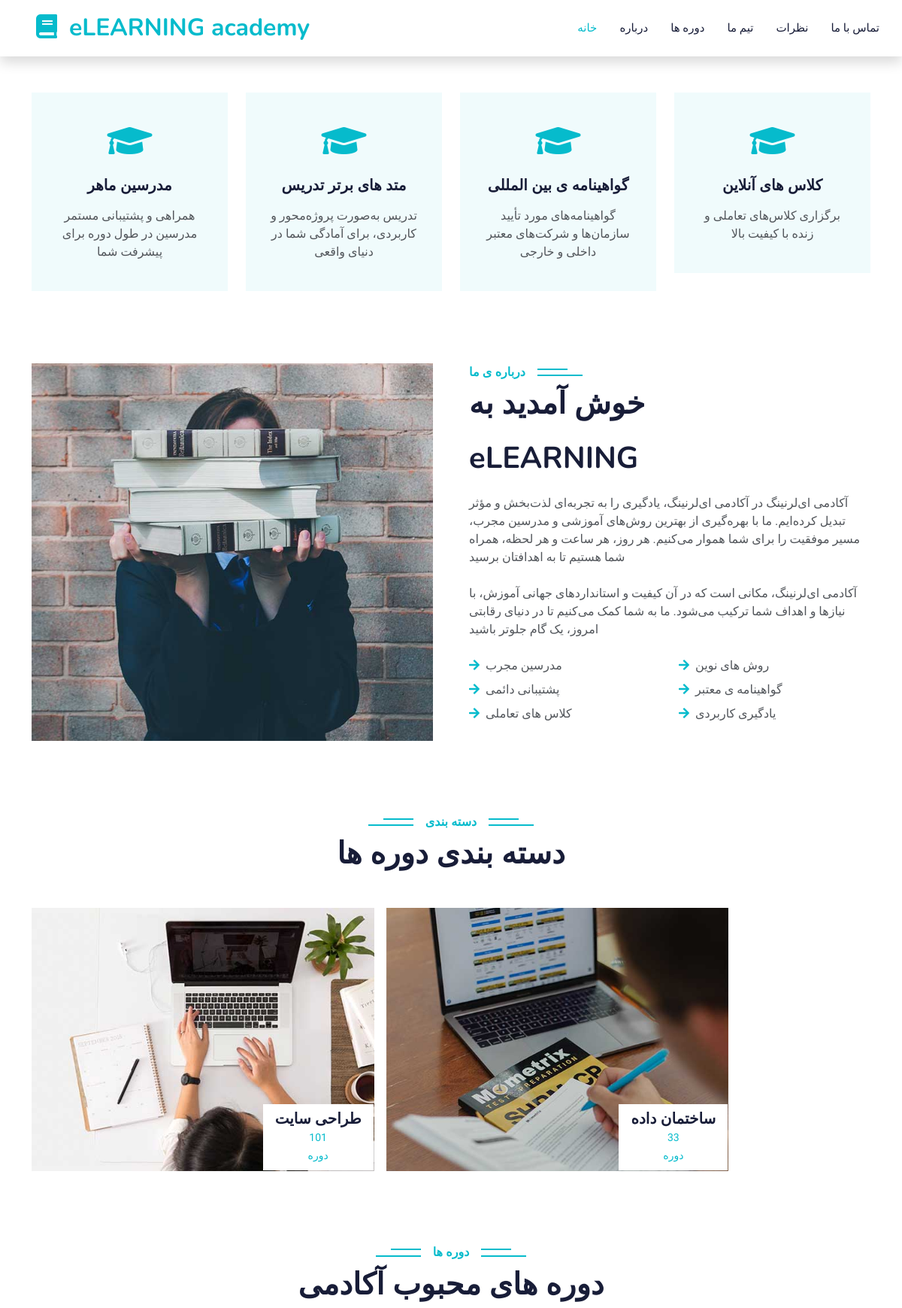
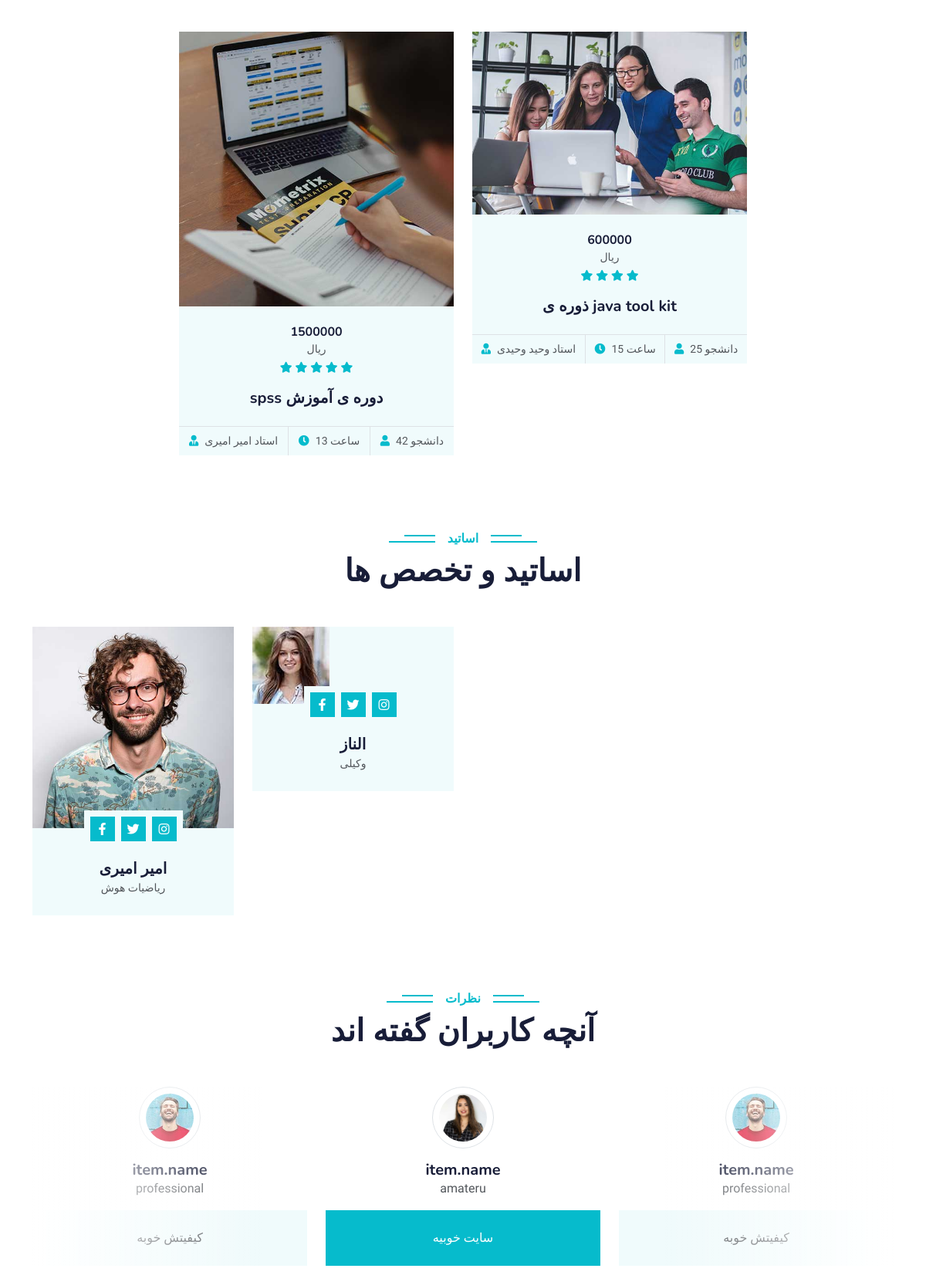
The page /academy/ (upper part) on the database its author committed (2 pictures, top to bottom).
### test_app/models.py (models this page shows, shortened)
class categories(models.Model):
    title = models.CharField(max_length=200, verbose_name='نام')
    number = models.IntegerField(verbose_name='تعداد')
    picture = models.ImageField(upload_to='category_pic' ,verbose_name='عکس دسته بندی')

class Course(models.Model):
    title = models.CharField(null=True , blank=True ,max_length=200)
    description = models.TextField(null=True , blank=True ,)
    duration = models.CharField(null=True , blank=True , max_length=50)  # Example: "10 weeks"
    price = models.IntegerField(null=True , blank=True , verbose_name='price'    )
    students_number = models.IntegerField(null=True , blank=True , verbose_name='students_number'    )
    lecturer = models.CharField(null=True , blank=True , max_length=100,verbose_name='lecturer')
    stars = models.IntegerField(null=True , blank=True ,default=4 , verbose_name='stars')
    picture = models.ImageField(upload_to='course_item' , null=True , blank=True )

class lecturer(models.Model):
    name = models.CharField(max_length=200, verbose_name='name')
    category = models.CharField(max_length=200, verbose_name='lecture_name')
    picture = models.ImageField(upload_to='lecturer_pic' ,verbose_name='picture')

class message(models.Model):
    name = models.CharField(max_length=200, verbose_name='name')
    level = models.CharField(max_length=200, verbose_name='level')
    picture = models.ImageField(upload_to='message_pic' ,verbose_name='picture')
    message = models.TextField(verbose_name='message')

### test_app/views.py (the view)
# urls.py: path('', IndexView.as_view(), name='index'),
class IndexView(View):
    def get(self, request):
        categories = models.categories.objects.all()
        courses = models.Course.objects.all()
        lecturer = models.lecturer.objects.all()
        messages = models.message.objects.all()
        datas = {
            'page_name' : 'index',
            'categories' : categories ,
            'courses': courses ,
            'lecturers' : lecturer ,
            'messages' : messages   ,
        }
        return render(request, 'test_app/index.html', datas)

### test_app/templates/test_app/index.html (shortened to what this page needs)
{% extends 'test_app/base.html' %}
{% load static %}
{% block body %}
    <div class="container-xxl py-5">
        <div class="container">
            <div class="row g-4">
                <div class="col-lg-3 col-sm-6 wow fadeInUp" data-wow-delay="0.1s">
                    <div class="service-item text-center pt-3">
                        <div class="p-4">
                            <i class="fa fa-3x fa-graduation-cap text-primary mb-4"></i>
                            <h5 class="mb-3"> مدرسین ماهر</h5>
                            <p>همراهی و پشتیبانی مستمر مدرسین در طول دوره برای پیشرفت شما</p>
                        </div>
                    </div>
                </div>
                <div class="col-lg-3 col-sm-6 wow fadeInUp" data-wow-delay="0.1s">
                    <div class="service-item text-center pt-3">
                        <div class="p-4">
                            <i class="fa fa-3x fa-graduation-cap text-primary mb-4"></i>
                            <h5 class="mb-3">   متد های برتر تدریس</h5>
                            <p>تدریس به‌صورت پروژه‌محور و کاربردی، برای آمادگی شما در دنیای واقعی</p>
                        </div>
                    </div>
                </div>
                <div class="col-lg-3 col-sm-6 wow fadeInUp" data-wow-delay="0.1s">
                    <div class="service-item text-center pt-3">
                        <div class="p-4">
                            <i class="fa fa-3x fa-graduation-cap text-primary mb-4"></i>
                            <h5 class="mb-3">   گواهینامه ی بین المللی</h5>
                            <p>گواهینامه‌های مورد تأیید سازمان‌ها و شرکت‌های معتبر داخلی و خارجی</p>
                        </div>
                    </div>
                </div>
                <div class="col-lg-3 col-sm-6 wow fadeInUp" data-wow-delay="0.1s">
                    <div class="service-item text-center pt-3">
                        <div class="p-4">
                            <i class="fa fa-3x fa-graduation-cap text-primary mb-4"></i>
                            <h5 class="mb-3">   کلاس های آنلاین</h5>
                            <p>برگزاری کلاس‌های تعاملی و زنده با کیفیت بالا</p>
                        </div>
                    </div>
                </div>
            </div>
        </div>
    </div>
    <div class="container-xxl py-5">
        <div class="container">
            <div class="row g-5">
                <div class="col-lg-6 wow fadeInUp" data-wow-delay="0.1s" style="min-height: 400px;">
                    <div class="position-relative h-100">
                        <img class="img-fluid position-absolute w-100 h-100" src="{%  static 'test_app/img/about.jpg' %}" alt="" style="object-fit: cover;">
                    </div>
                </div>
                <div class="col-lg-6 wow fadeInUp" data-wow-delay="0.3s">
                    <h6 class="section-title bg-white text-start text-primary pe-3">درباره ی ما</h6>
                    <h1 class="mb-4">خوش آمدید به   </h2>
                    <h1 class="mb-4">      eLEARNING</h1>
                    <p class="mb-4">
                        آکادمی ای‌لرنینگ
                        در آکادمی ای‌لرنینگ، یادگیری را به تجربه‌ای لذت‌بخش
                        و مؤثر تبدیل کرده‌ایم. ما با بهره‌گیری از بهترین روش‌های آموزشی و
                        مدرسین مجرب، مسیر موفقیت را برای شما هموار می‌کنیم. هر روز،
                        هر ساعت و هر لحظه، همراه شما هستیم تا به اهدافتان برسید
                    </p>
                    <p class="mb-4">
                    آکادمی ای‌لرنینگ، مکانی است که در آن کیفیت
                    و استانداردهای جهانی آموزش، با نیازها و اهداف
                    شما ترکیب می‌شود. ما به شما کمک می‌کنیم تا
                    در دنیای رقابتی امروز، یک گام جلوتر باشید
                    </p>
                    <div class="row gy-2 gx-4 mb-4">
                        <div class="col-sm-6">
                            <p class="mb-0"><i class="fa fa-arrow-right text-primary me-2"></i>مدرسین مجرب</p>
                        </div>
                        <div class="col-sm-6">
                            <p class="mb-0"><i class="fa fa-arrow-right text-primary me-2"></i>روش های نوین</p>
                        </div>
                        <div class="col-sm-6">
                            <p class="mb-0"><i class="fa fa-arrow-right text-primary me-2"></i>پشتیبانی دائمی</p>
                        </div>
                        <div class="col-sm-6">
                            <p class="mb-0"><i class="fa fa-arrow-right text-primary me-2"></i>گواهینامه ی معتبر</p>
                        </div>
                        <div class="col-sm-6">
                            <p class="mb-0"><i class="fa fa-arrow-right text-primary me-2"></i>کلاس های تعاملی</p>
                        </div>
                        <div class="col-sm-6">
                            <p class="mb-0"><i class="fa fa-arrow-right text-primary me-2"></i>یادگیری کاربردی</p>
                        </div>
                    </div>
                </div>
            </div>
        </div>
    </div>
    <div class="container-xxl py-5 category">
        <div class="container">
            <div class="text-center wow fadeInUp" data-wow-delay="0.1s">
                <h6 class="section-title bg-white text-center text-primary px-3">دسته بندی</h6>
                <h1 class="mb-5"> دسته بندی دوره ها</h1>
            </div>
            <div class="row g-3">
            {%  for item in categories   %}
              <div class="col-lg-5 col-md-6 wow zoomIn" data-wow-delay="0.7s" style="min-height: 350px;">
                    <a class="position-relative d-block h-100 overflow-hidden" href="">
                        <img class="img-fluid position-absolute w-100 h-100" src="{{item.picture.url}}" alt="" style="object-fit: cover;">
                        <div class="bg-white text-center position-absolute bottom-0 end-0 py-2 px-3" style="margin:  1px;">
                            <h5 class="m-0">{{item.title}}</h5>
                            <small class="text-primary">{{item.number}}</small><br>
                            <small class="text-primary"> دوره</small>
                        </div>
                    </a>
                </div>
                {%endfor %}
            </div>
        </div>
    </div>
    <div class="container-xxl py-5">
        <div class="container">
            <div class="text-center wow fadeInUp" data-wow-delay="0.1s">
                <h6 class="section-title bg-white text-center text-primary px-3">دوره ها</h6>
                <h1 class="mb-5">  دوره های محبوب آکادمی</h1>
            </div>
            <div class="row g-4 justify-content-center">
{% for item in courses  %}
                <div class="col-lg-4 col-md-6 wow fadeInUp" data-wow-delay="0.1s">
                    <div class="course-item bg-light">
                        <div class="position-relative overflow-hidden">
                            <img class="img-fluid" src="{{item.picture.url}}" alt="">
                        </div>
                        <div class="text-center p-4 pb-0">
                            <h6 class="mb-0">{{item.price}}</h3>
<small>ریال</small>
                            <div class="mb-3">
                            {%  for star in  "x"|ljust:item.stars  %}
                                <small class="fa fa-star text-primary"></small>
                            {%  endfor  %}
                            </div>
                            <h5 class="mb-4">{{item.title}}</h5>
                        </div>
                        <div class="d-flex border-top">
                            <small class="flex-fill text-center border-end py-2"><i class="fa fa-user-tie text-primary me-2"></i>{{item.lecturer}}</small>
                            <small class="flex-fill text-center border-end py-2"><i class="fa fa-clock text-primary me-2"></i>{{item.duration}} ساعت</small>
                            <small class="flex-fill text-center py-2"><i class="fa fa-user text-primary me-2"></i>{{item.students_number}} دانشجو</small>
                        </div>
                    </div>
                </div>
{% endfor  %}
            </div>
        </div>
    </div>
    <div class="container-xxl py-5">
        <div class="container">
            <div class="text-center wow fadeInUp" data-wow-delay="0.1s">
                <h6 class="section-title bg-white text-center text-primary px-3">اساتید</h6>
                <h1 class="mb-5"> اساتید و تخصص ها </h1>
            </div>
            <div class="row g-4">
    {% for item in lecturers %}
                <div class="col-lg-3 col-md-6 wow fadeInUp" data-wow-delay="0.1s">
                    <div class="team-item bg-light">
                        <div class="overflow-hidden">
                            <img class="img-fluid" src="{{item.picture.url}}" alt="">
                        </div>
                        <div class="position-relative d-flex justify-content-center" style="margin-top: -23px;">
                            <div class="bg-light d-flex justify-content-center pt-2 px-1">
                                <a class="btn btn-sm-square btn-primary mx-1" href=""><i class="fab fa-facebook-f"></i></a>
                                <a class="btn btn-sm-square btn-primary mx-1" href=""><i class="fab fa-twitter"></i></a>
                                <a class="btn btn-sm-square btn-primary mx-1" href=""><i class="fab fa-instagram"></i></a>
                            </div>
                        </div>
                        <div class="text-center p-4">
                            <h5 class="mb-0">{{item.name}}</h5>
                            <small>{{item.category}}</small>
                        </div>
                    </div>
                </div>
    {% endfor  %}
            </div>
        </div>
    </div>
    <div class="container-xxl py-5 wow fadeInUp" data-wow-delay="0.1s">
        <div class="container">
            <div class="text-center">
                <h6 class="section-title bg-white text-center text-primary px-3">نظرات</h6>
                <h1 class="mb-5"> آنچه کاربران گفته اند</h1>
            </div>
            <div class="owl-carousel testimonial-carousel position-relative">
        {%  for item in messages  %}
                <div class="testimonial-item text-center">
                    <img class="border rounded-circle p-2 mx-auto mb-3" src="{{item.picture.url}}" style="width: 80px; height: 80px;">
                    <h5 class="mb-0"> item.name</h5>
                    <p>{{item.level}}</p>
                    <div class="testimonial-text bg-light text-center p-4">
                        <p class="mb-0">{{item.message}}</p>
                    </div>
                </div>
        {%endfor%}
            </div>
        </div>
    </div>
{% endblock body %}

### static/test_app/css/style.css (style rules this page uses)
:root { --primary: #06BBCC; --light: #F0FBFC; --dark: #181d38; }
.btn { font-family: 'Nunito', sans-serif; font-weight: 600; transition: .5s; }
.btn.btn-primary, .btn.btn-secondary { color: #FFFFFF; }
.btn-sm-square { width: 32px; height: 32px; }
.btn-square, .btn-sm-square, .btn-lg-square { padding: 0; display: flex; align-items: center; justify-content: center; font-weight: normal; border-radius: 0px; }
.section-title { position: relative; display: inline-block; text-transform: uppercase; }
.section-title::before { position: absolute; content: ""; width: calc(100% + 80px); height: 2px; top: 4px; left: -40px; background: var(--primary); z-index: -1; }
.section-title::after { position: absolute; content: ""; width: calc(100% + 120px); height: 2px; bottom: 5px; left: -60px; background: var(--primary); z-index: -1; }
.section-title.text-start::before { width: calc(100% + 40px); left: 0; }
.section-title.text-start::after { width: calc(100% + 60px); left: 0; }
.service-item { background: var(--light); transition: .5s; }
.service-item * { transition: .5s; }
.category img, .course-item img { transition: .5s; }
.team-item img { transition: .5s; }
.testimonial-carousel::before { position: absolute; content: ""; top: 0; left: 0; height: 100%; width: 0; background: linear-gradient(to right, rgba(255, 255, 255, 1) 0%, rgba(255, 255, 255, 0) 100%); z-index: 1; }
.testimonial-carousel::after { position: absolute; content: ""; top: 0; right: 0; height: 100%; width: 0; background: linear-gradient(to left, rgba(255, 255, 255, 1) 0%, rgba(255, 255, 255, 0) 100%); z-index: 1; }
@media (min-width: 768px) { .testimonial-carousel::before, .testimonial-carousel::after { width: 200px; } }
@media (min-width: 992px) { .testimonial-carousel::before, .testimonial-carousel::after { width: 300px; } }
.testimonial-carousel .owl-item .testimonial-text, .testimonial-carousel .owl-item.center .testimonial-text * { transition: .5s; }
.testimonial-carousel .owl-item.center .testimonial-text { background: var(--primary) !important; }
.testimonial-carousel .owl-item.center .testimonial-text * { color: #FFFFFF !important; }

### rows shown on the page
categories: picture (picture), title "طراحی سایت", number "101"
categories: picture (picture), title "ساختمان داده", number "33"
Course: picture (picture), price "1500000", stars 5 (drawn), title "spss دوره ی آموزش", lecturer "استاد امیر امیری", duration "13", students_number "42"
Course: picture (picture), price "600000", stars 4 (drawn), title "ذوره ی java tool kit", lecturer "استاد وحید وحیدی", duration "15", students_number "25"
lecturer: picture (picture), name "امیر امیری", category "ریاضیات هوش"
lecturer: picture (picture), name "الناز", category "وکیلی"
message: picture (picture), level "amateru", message "سایت خوبیه"
message: picture (picture), level "professional", message "کیفیتش خوبه"
